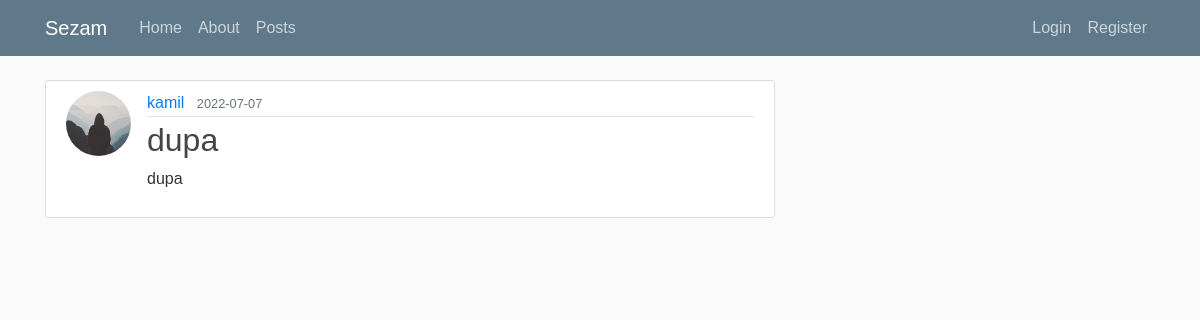
/post/1, run on the app's committed database.
### sezam.py (models this page shows, shortened)
class User(db.Model, UserMixin):
    id = db.Column(db.Integer, primary_key=True)
    username = db.Column(db.String(20), nullable=False)
    name= db.Column(db.String(20), nullable=False)
    surname= db.Column(db.String(20), nullable=False)
    email = db.Column(db.String(120), unique=True, nullable=False)
    image_file = db.Column(db.String(20), nullable=False, default='default.jpg')
    password = db.Column(db.String(60), nullable=False)
    privilege = db.Column(db.String(60), nullable=False)
    supervisor = db.Column(db.String(60), nullable=False, default='.')
    status = db.Column(db.String(60), nullable=False)
    posts = db.relationship('Post', backref='author', lazy=True)
    helpdesks = db.relationship('Helpdesk', backref='author', lazy=True)
    user_infos = db.relationship('User_info', backref='author', lazy=True)
    orders = db.relationship('Order', backref='author', lazy=True)

class Post(db.Model):
    id = db.Column(db.Integer, primary_key=True)
    title = db.Column(db.String(100), nullable=False)
    date_posted = db.Column(db.DateTime, nullable=False, default=datetime.utcnow)
    content = db.Column(db.Text, nullable=False)
    user_id = db.Column(db.Integer, db.ForeignKey('user.id'), nullable=False)

### sezam.py (the view)
@app.route("/post/<int:post_id>")
def post(post_id):
    post = Post.query.get_or_404(post_id)
    return render_template('post.html', title=post.title, post=post)

### templates/post.html (shortened to what this page needs)
{% extends "layout.html" %}
{% block content %}
  <article class="media content-section">
    <img class="rounded-circle article-img" src="{{ url_for('static', filename='profile_pics/' + post.author.image_file) }}">
    <div class="media-body">
      <div class="article-metadata">
        <a class="mr-2" href="{{ url_for('user_posts', username=post.author.username) }}">{{ post.author.username }}</a>
        <small class="text-muted">{{ post.date_posted.strftime('%Y-%m-%d') }}</small>
      </div>
      <h2 class="article-title">{{ post.title }}</h2>
      <p class="article-content">{{ post.content }}</p>
    </div>
  </article>
{% endblock content %}

### static/main.css (style rules this page uses)
body { background: #fafafa; color: #333333; margin-top: 5rem; }
h1, h2, h3, h4, h5, h6 { color: #444444; }
.content-section { background: #ffffff; padding: 10px 20px; border: 1px solid #dddddd; border-radius: 3px; margin-bottom: 20px; }
.article-title { color: #444444; }
.article-content { white-space: pre-line; }
.article-img { height: 65px; width: 65px; margin-right: 16px; }
.article-metadata { padding-bottom: 1px; margin-bottom: 4px; border-bottom: 1px solid #e3e3e3 }
body { font-family: Verdana, sans-serif; }

### data on the page
User: image_file (placeholder picture), author.username "kamil"
Post: date_posted "2022-07-07", title "dupa", content "dupa"
